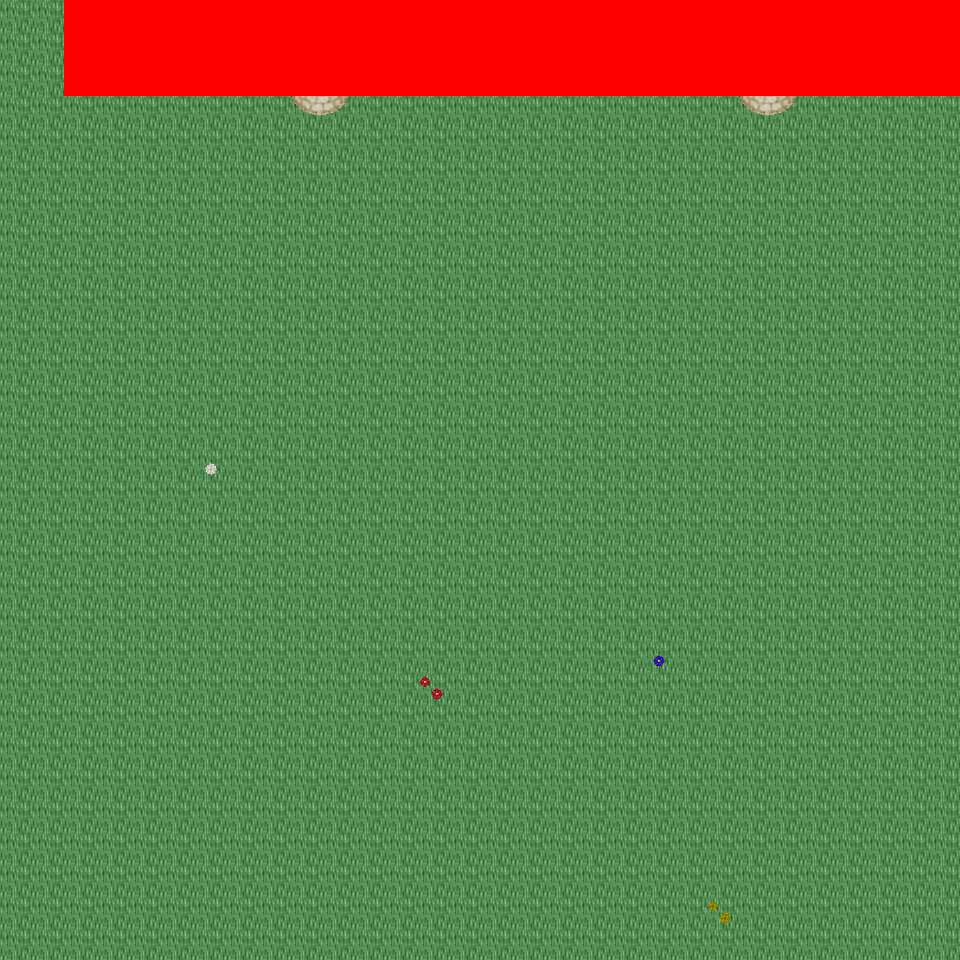

Tiled map render using the project's own tile images. Description and the map definition, with tile-layer contents summarised, below:
An orthogonal 30x30 tile map with 32x32 px tiles, 6 tile layers (Ground, Object, Object2, Above, ...), 45 tilesets and 4 objects (4x mapExit).

<map version="1.0" orientation="orthogonal" renderorder="right-down" width="30" height="30" tilewidth="32" tileheight="32" nextobjectid="5">
  <tileset firstgid="1" name="tileset_logic_collision" tilewidth="32" tileheight="32" tilecount="1" columns="1">
    <image source="../drawable/tileset_logic_collision.png" width="32" height="32" />
  </tileset>
  <tileset firstgid="2" name="tileset_ground_ground" tilewidth="32" tileheight="32" tilecount="33" columns="3">
    <image source="../drawable/tileset_ground_ground.png" width="96" height="352" />
  </tileset>
  <tileset firstgid="35" name="tileset_building_castle" tilewidth="32" tileheight="32" tilecount="320" columns="20">
    <image source="../drawable/tileset_building_castle.png" width="640" height="512" />
  </tileset>
  <tileset firstgid="355" name="tileset_item_weapon_cannon" tilewidth="32" tileheight="32" tilecount="12" columns="3">
    <image source="../drawable/tileset_item_weapon_cannon.png" width="96" height="128" />
  </tileset>
  <tileset firstgid="367" name="tileset_item_pot_barrels_1" tilewidth="32" tileheight="32" tilecount="8" columns="4">
    <image source="../drawable/tileset_item_pot_barrels_1.png" width="128" height="64" />
  </tileset>
  <tileset firstgid="375" name="tileset_ground_grass_edges" tilewidth="32" tileheight="32" tilecount="36" columns="12">
    <image source="../drawable/tileset_ground_grass_edges.png" width="384" height="96" />
  </tileset>
  <tileset firstgid="411" name="tileset_ground_grass_corners" tilewidth="32" tileheight="32" tilecount="24" columns="6">
    <image source="../drawable/tileset_ground_grass_corners.png" width="192" height="128" />
  </tileset>
  <tileset firstgid="435" name="tileset_plant_vine" tilewidth="32" tileheight="32" tilecount="3" columns="1">
    <image source="../drawable/tileset_plant_vine.png" width="32" height="96" />
  </tileset>
  <tileset firstgid="438" name="tileset_ground_water_pool" tilewidth="32" tileheight="32" tilecount="72" columns="3">
    <image source="../drawable/tileset_ground_water_pool.png" width="96" height="768" />
  </tileset>
  <tileset firstgid="510" name="tileset_ground_earth_edges" tilewidth="32" tileheight="32" tilecount="18" columns="6">
    <image source="../drawable/tileset_ground_earth_edges.png" width="192" height="96" />
  </tileset>
  <tileset firstgid="528" name="tileset_building_decoration_chimney" tilewidth="32" tileheight="32" tilecount="2" columns="1">
    <image source="../drawable/tileset_building_decoration_chimney.png" width="32" height="64" />
  </tileset>
  <tileset firstgid="530" name="tileset_building_decoration_chimney_big" tilewidth="32" tileheight="32" tilecount="2" columns="1">
    <image source="../drawable/tileset_building_decoration_chimney_big.png" width="32" height="64" />
  </tileset>
  <tileset firstgid="532" name="tileset_plant_tree_fall_trees" tilewidth="32" tileheight="32" tilecount="40" columns="8">
    <image source="../drawable/tileset_plant_tree_fall_trees.png" width="256" height="160" />
  </tileset>
  <tileset firstgid="572" name="tileset_plant_tree_chestnut_tree" tilewidth="32" tileheight="32" tilecount="20" columns="4">
    <image source="../drawable/tileset_plant_tree_chestnut_tree.png" width="128" height="160" />
  </tileset>
  <tileset firstgid="592" name="tileset_plant_bush_hedge" tilewidth="32" tileheight="32" tilecount="35" columns="5">
    <image source="../drawable/tileset_plant_bush_hedge.png" width="160" height="224" />
  </tileset>
  <tileset firstgid="627" name="tileset_item_statue_gazingball_statue" tilewidth="32" tileheight="32" tilecount="12" columns="3">
    <image source="../drawable/tileset_item_statue_gazingball_statue.png" width="96" height="128" />
  </tileset>
  <tileset firstgid="639" name="tileset_plant_flower_red_blue_clusters" tilewidth="32" tileheight="32" tilecount="4" columns="1">
    <image source="../drawable/tileset_plant_flower_red_blue_clusters.png" width="32" height="128" />
  </tileset>
  <tileset firstgid="643" name="tileset_ground_cobbled_paving" tilewidth="32" tileheight="32" tilecount="1" columns="1">
    <image source="../drawable/tileset_ground_cobbled_paving.png" width="32" height="32" />
  </tileset>
  <tileset firstgid="644" name="tileset_furniture_light_lamp_blue" tilewidth="32" tileheight="32" tilecount="3" columns="1">
    <image source="../drawable/tileset_furniture_light_lamp_blue.png" width="32" height="96" />
  </tileset>
  <tileset firstgid="647" name="tileset_light_dim_light_7x5" tilewidth="32" tileheight="32" tilecount="35" columns="7">
    <image source="../drawable/tileset_light_dim_light_7x5.png" width="224" height="160" />
  </tileset>
  <tileset firstgid="682" name="tileset_light_light_5x5" tilewidth="32" tileheight="32" tilecount="25" columns="5">
    <image source="../drawable/tileset_light_light_5x5.png" width="160" height="160" />
  </tileset>
  <tileset firstgid="707" name="tileset_plant_leaves" tilewidth="32" tileheight="32" tilecount="8" columns="4">
    <image source="../drawable/tileset_plant_leaves.png" width="128" height="64" />
  </tileset>
  <tileset firstgid="715" name="tileset_plant_flower_flowers_mixed" tilewidth="32" tileheight="32" tilecount="16" columns="4">
    <image source="../drawable/tileset_plant_flower_flowers_mixed.png" width="128" height="128" />
  </tileset>
  <tileset firstgid="731" name="tileset_plant_bush_large_green" tilewidth="32" tileheight="32" tilecount="9" columns="3">
    <image source="../drawable/tileset_plant_bush_large_green.png" width="96" height="96" />
  </tileset>
  <tileset firstgid="740" name="tileset_plant_bush_hosta" tilewidth="32" tileheight="32" tilecount="9" columns="3">
    <image source="../drawable/tileset_plant_bush_hosta.png" width="96" height="96" />
  </tileset>
  <tileset firstgid="749" name="tileset_item_statue_fairypool" tilewidth="32" tileheight="32" tilecount="16" columns="2">
    <image source="../drawable/tileset_item_statue_fairypool.png" width="64" height="256" />
  </tileset>
  <tileset firstgid="765" name="tileset_item_statue_grey_stone" tilewidth="32" tileheight="32" tilecount="4" columns="2">
    <image source="../drawable/tileset_item_statue_grey_stone.png" width="64" height="64" />
  </tileset>
  <tileset firstgid="769" name="tileset_item_statue_plants_potted_stone" tilewidth="32" tileheight="32" tilecount="6" columns="3">
    <image source="../drawable/tileset_item_statue_plants_potted_stone.png" width="96" height="64" />
  </tileset>
  <tileset firstgid="775" name="tileset_plant_flower_daisy_blue" tilewidth="32" tileheight="32" tilecount="8" columns="2">
    <image source="../drawable/tileset_plant_flower_daisy_blue.png" width="64" height="128" />
  </tileset>
  <tileset firstgid="783" name="tileset_plant_flower_daisy_red" tilewidth="32" tileheight="32" tilecount="8" columns="2">
    <image source="../drawable/tileset_plant_flower_daisy_red.png" width="64" height="128" />
  </tileset>
  <tileset firstgid="791" name="tileset_plant_flower_daisy_white" tilewidth="32" tileheight="32" tilecount="8" columns="2">
    <image source="../drawable/tileset_plant_flower_daisy_white.png" width="64" height="128" />
  </tileset>
  <tileset firstgid="799" name="tileset_plant_flower_daisy_yellow" tilewidth="32" tileheight="32" tilecount="8" columns="2">
    <image source="../drawable/tileset_plant_flower_daisy_yellow.png" width="64" height="128" />
  </tileset>
  <tileset firstgid="807" name="tileset_furniture_chair_bench_white" tilewidth="32" tileheight="32" tilecount="8" columns="2">
    <image source="../drawable/tileset_furniture_chair_bench_white.png" width="64" height="128" />
  </tileset>
  <tileset firstgid="815" name="tileset_plant_bush_bricked_bushes" tilewidth="32" tileheight="32" tilecount="6" columns="2">
    <image source="../drawable/tileset_plant_bush_bricked_bushes.png" width="64" height="96" />
  </tileset>
  <tileset firstgid="821" name="tileset_plant_stump_small_stump" tilewidth="32" tileheight="32" tilecount="4" columns="2">
    <image source="../drawable/tileset_plant_stump_small_stump.png" width="64" height="64" />
  </tileset>
  <tileset firstgid="825" name="tileset_item_firewood" tilewidth="32" tileheight="32" tilecount="12" columns="3">
    <image source="../drawable/tileset_item_firewood.png" width="96" height="128" />
  </tileset>
  <tileset firstgid="837" name="tileset_item_campfires" tilewidth="32" tileheight="32" tilecount="2" columns="2">
    <image source="../drawable/tileset_item_campfires.png" width="64" height="32" />
  </tileset>
  <tileset firstgid="839" name="tileset_building_wall_int_sandstone" tilewidth="32" tileheight="32" tilecount="15" columns="3">
    <image source="../drawable/tileset_building_wall_int_sandstone.png" width="96" height="160" />
  </tileset>
  <tileset firstgid="854" name="tileset_logic_creature_rodent" tilewidth="32" tileheight="32" tilecount="8" columns="8">
    <image source="../drawable/tileset_logic_creature_rodent.png" width="256" height="32" />
  </tileset>
  <tileset firstgid="862" name="tileset_ground_ground_3" tilewidth="32" tileheight="32" tilecount="5" columns="5">
    <image source="../drawable/tileset_ground_ground_3.png" width="160" height="32" />
  </tileset>
  <tileset firstgid="867" name="tileset_building_cottage" tilewidth="32" tileheight="32" tilecount="256" columns="16">
    <image source="../drawable/tileset_building_cottage.png" width="512" height="512" />
  </tileset>
  <tileset firstgid="1123" name="tileset_building_roof_thatched_roof" tilewidth="32" tileheight="32" tilecount="256" columns="16">
    <image source="../drawable/tileset_building_roof_thatched_roof.png" width="512" height="512" />
  </tileset>
  <tileset firstgid="1379" name="tileset_building_door_doors" tilewidth="32" tileheight="32" tilecount="256" columns="16">
    <image source="../drawable/tileset_building_door_doors.png" width="512" height="512" />
  </tileset>
  <tileset firstgid="1635" name="tileset_building_window_windows" tilewidth="32" tileheight="32" tilecount="256" columns="16">
    <image source="../drawable/tileset_building_window_windows.png" width="512" height="512" />
  </tileset>
  <tileset firstgid="1891" name="tileset_logic_portal" tilewidth="32" tileheight="32" tilecount="24" columns="8">
    <image source="../drawable/tileset_logic_portal.png" width="256" height="96" />
  </tileset>
  <layer name="Ground" width="30" height="30">
    <data>[900 cells, 900 non-empty, 6 distinct tile ids]</data>
  </layer>
  <layer name="Object" width="30" height="30">
    <data>[900 cells, 49 non-empty, 19 distinct tile ids]</data>
  </layer>
  <layer name="Object2" width="30" height="30">
    <data>[900 cells, 0 non-empty, 0 distinct tile ids]</data>
  </layer>
  <layer name="Above" width="30" height="30">
    <data>[900 cells, 0 non-empty, 0 distinct tile ids]</data>
  </layer>
  <layer name="Above2" width="30" height="30">
    <data>[900 cells, 0 non-empty, 0 distinct tile ids]</data>
  </layer>
  <layer name="Walkable" width="30" height="30">
    <data>[900 cells, 84 non-empty, 1 distinct tile ids]</data>
  </layer>
  <objectgroup name="MapEvents">
    <object id="1" name="north" type="mapExit" x="0" y="0" width="64" height="32">
      <properties>
        <property name="map" value="level_0_x18_y61" />
        <property name="x" value="0" />
        <property name="y" value="28" />
      </properties>
    </object>
    <object id="2" name="south" type="mapExit" x="0" y="928" width="960" height="32">
      <properties>
        <property name="map" value="level_0_x18_y63" />
        <property name="x" value="0" />
        <property name="y" value="1" />
      </properties>
    </object>
    <object id="3" name="west" type="mapExit" x="0" y="0" width="32" height="960">
      <properties>
        <property name="map" value="level_0_x17_y62" />
        <property name="x" value="28" />
        <property name="y" value="0" />
      </properties>
    </object>
    <object id="4" name="east" type="mapExit" x="928" y="96" width="32" height="864">
      <properties>
        <property name="map" value="level_0_x19_y62" />
        <property name="x" value="1" />
        <property name="y" value="3" />
      </properties>
    </object>
  </objectgroup>
</map>
